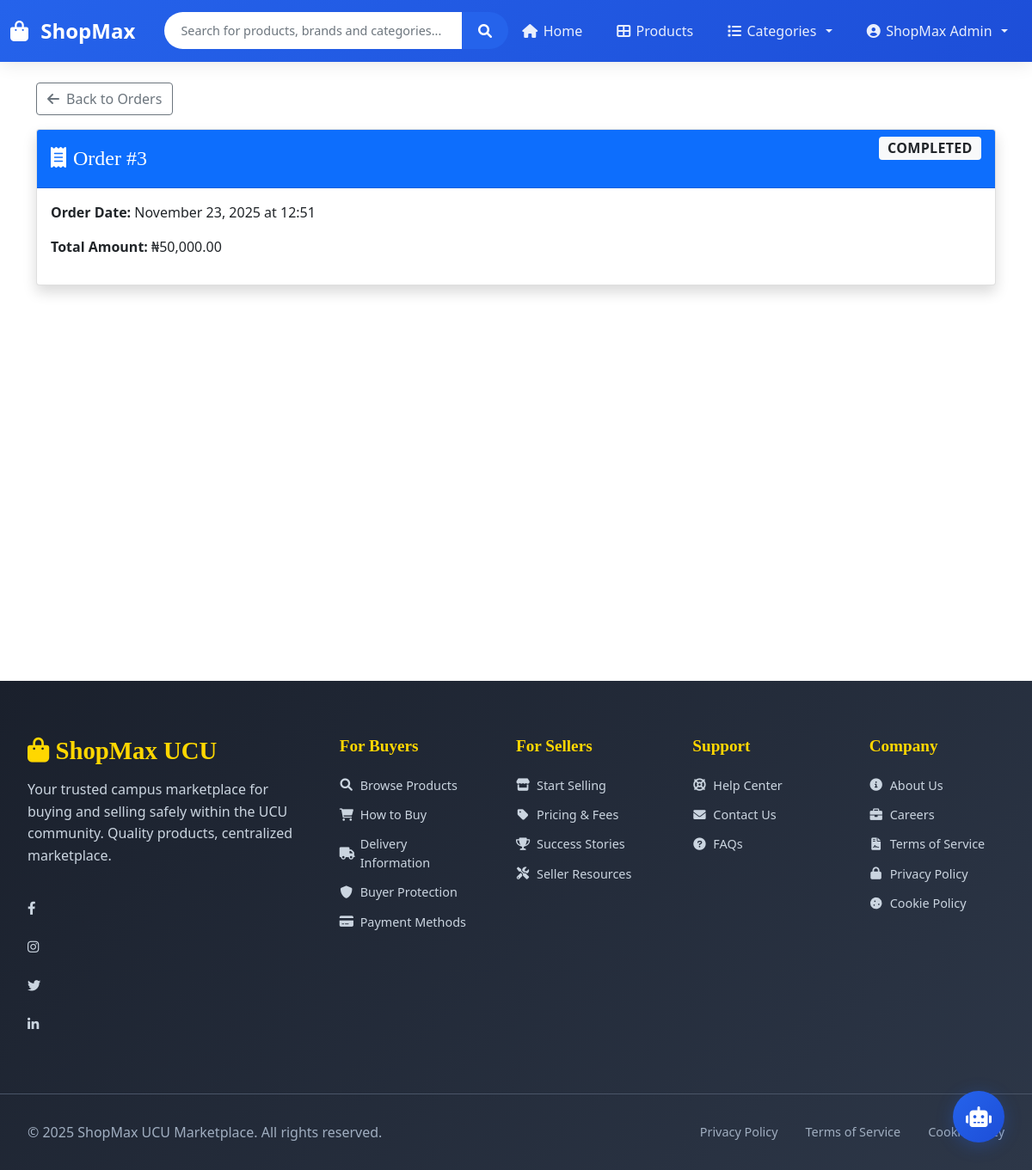
/order/3 (signed in), run on the app's committed database.
### app.py (models this page shows)
class User(db.Model):
    __tablename__ = 'users'
    id = db.Column(db.Integer, primary_key=True)
    fullname = db.Column(db.String(100), nullable=False)
    email = db.Column(db.String(100), unique=True, nullable=False)
    phone = db.Column(db.String(20), nullable=True)
    location = db.Column(db.String(100), nullable=True)
    password = db.Column(db.String(200), nullable=True)
    user_type = db.Column(db.String(20), nullable=False)  # buyer, seller, admin
    delivery_address = db.Column(db.Text)
    business_name = db.Column(db.String(100))
    business_address = db.Column(db.Text)
    nin = db.Column(db.String(50))
    subscription_tier = db.Column(db.String(20), default='basic')
    subscription_expiry = db.Column(db.DateTime)
    created_at = db.Column(db.DateTime, default=datetime.utcnow)
    updated_at = db.Column(db.DateTime, default=datetime.utcnow, onupdate=datetime.utcnow)
    business_type = db.Column(db.String(50))
    business_description = db.Column(db.Text)
    business_phone = db.Column(db.String(20))
    business_email = db.Column(db.String(100))
    products = db.relationship('Product', backref='seller', lazy=True)
    orders = db.relationship('Order', backref='user', lazy=True)
    order_items = db.relationship('OrderItem', backref='seller', lazy=True)
    wishlists = db.relationship('Wishlist', backref='user', lazy=True)
    carts = db.relationship('Cart', backref='user', lazy=True)
    reviews = db.relationship('Review', backref='user', lazy=True)

class Order(db.Model):
    __tablename__ = 'orders'
    id = db.Column(db.Integer, primary_key=True)
    total_amount = db.Column(db.Float, nullable=False)
    status = db.Column(db.String(20), default='pending')
    delivery_address = db.Column(db.Text)
    payment_method = db.Column(db.String(50))
    payment_status = db.Column(db.String(20), default='pending')
    user_id = db.Column(db.Integer, db.ForeignKey('users.id'), nullable=False)
    created_at = db.Column(db.DateTime, default=datetime.utcnow)
    updated_at = db.Column(db.DateTime, default=datetime.utcnow, onupdate=datetime.utcnow)
    tracking_number = db.Column(db.String(100), unique=True)
    estimated_delivery = db.Column(db.DateTime)
    actual_delivery = db.Column(db.DateTime)
    order_items = db.relationship('OrderItem', backref='order', lazy=True)

### app.py (the view, shortened to what this page needs)
@app.route('/order/<int:order_id>')
@login_required
def order_details(order_id):
    user = get_current_user()
    order = Order.query.get_or_404(order_id)
    if user.user_type == 'buyer' and order.user_id != user.id:
        flash('You can only view your own orders.', 'danger')
        return redirect(url_for('user_orders'))
    order_items = OrderItem.query.filter_by(order_id=order_id).all()
    tracking_updates = OrderTracking.query.filter_by(order_id=order_id).order_by(OrderTracking.created_at).all()
    delivery_assignment = DeliveryAssignment.query.filter_by(order_id=order_id).first()
    delivery_confirmation = DeliveryConfirmation.query.filter_by(order_id=order_id).first()
    return render_template('order_details.html',
                         order=order,
                         order_items=order_items,
                         tracking_updates=tracking_updates,
                         delivery_assignment=delivery_assignment,
                         delivery_confirmation=delivery_confirmation,
                         user=user)

### templates/order_details.html (shortened to what this page needs)
{% extends "base.html" %}
{% block content %}
<div class="container mt-4">
    <div class="row">
        <div class="col-12">
            <a href="{{ url_for('user_orders') }}" class="btn btn-outline-secondary mb-3">
                <i class="fas fa-arrow-left me-2"></i>Back to Orders
            </a>
            <div class="card shadow mb-4">
                <div class="card-header bg-primary text-white">
                    <div class="row align-items-center">
                        <div class="col-md-6">
                            <h4 class="mb-0">
                                <i class="fas fa-receipt me-2"></i>Order #{{ order.id }}
                            </h4>
                        </div>
                        <div class="col-md-6 text-md-end">
                            <span class="badge bg-light text-dark fs-6">{{ order.status|title }}</span>
                        </div>
                    </div>
                </div>
                <div class="card-body">
                    <div class="row">
                        <div class="col-md-6">
                            <p><strong>Order Date:</strong> {{ order.created_at.strftime('%B %d, %Y at %H:%M') }}</p>
                            <p><strong>Total Amount:</strong> ₦{{ "{:,.2f}".format(order.total_amount) }}</p>
                        </div>
                        <div class="col-md-6">
                        </div>
                    </div>
                </div>
            </div>
        </div>
    </div>
</div>
{% endblock %}

### templates/base.html (shortened to what this page needs)
<!DOCTYPE html>
<html lang="en">
<head>
    <link rel="stylesheet" href="{{ url_for('static', filename='css/style.css') }}">
    <link href="https://cdn.jsdelivr.net/npm/bootstrap@5.1.3/dist/css/bootstrap.min.css" rel="stylesheet">
    <link href="https://cdnjs.cloudflare.com/ajax/libs/font-awesome/6.0.0/css/all.min.css" rel="stylesheet">
    <link href="https://cdn.datatables.net/1.11.5/css/dataTables.bootstrap5.min.css" rel="stylesheet">
</head>
<body>
        <nav class="navbar navbar-expand-lg navbar-light modern-nav">
        <div class="container-fluid">
            <a class="navbar-brand" href="{{ url_for('home') }}">
                <i class="fas fa-shopping-bag"></i>
                ShopMax
            </a>
            <div class="collapse navbar-collapse" id="navbarContent">
                <div class="nav-search mx-lg-auto my-2 my-lg-0">
                    <form class="search-form d-flex" action="{{ url_for('products') }}" method="GET">
                        <input type="text" name="q" class="search-input form-control" placeholder="Search for products, brands and categories...">
                        <button type="submit" class="search-btn btn btn-primary">
                            <i class="fas fa-search"></i>
                        </button>
                    </form>
                </div>
                <ul class="navbar-nav ms-auto mb-2 mb-lg-0">
                    <li class="nav-item">
                        <a href="{{ url_for('home') }}" class="nav-link {% if request.endpoint == 'home' %}active{% endif %}">
                            <i class="fas fa-home"></i>
                            Home
                        </a>
                    </li>
                    <li class="nav-item">
                        <a href="{{ url_for('products') }}" class="nav-link {% if request.endpoint == 'products' %}active{% endif %}">
                            <i class="fas fa-th-large"></i>
                            Products
                        </a>
                    </li>
                    <li class="nav-item dropdown">
                        <a class="nav-link dropdown-toggle" href="#" id="categoriesDropdown" role="button" data-bs-toggle="dropdown">
                            <i class="fas fa-list"></i>
                            Categories
                        </a>
                    </li>
                    <li class="nav-item dropdown">
                        {% if session.user_id %}
                            <a class="nav-link dropdown-toggle" href="#" id="userDropdown" role="button" data-bs-toggle="dropdown">
                                <i class="fas fa-user-circle"></i>
                                {{ session.user_name }}
                            </a>
                        {% endif %}
                    </li>
                </ul>
            </div>
        </div>
    </nav>
    <div class="main-content">
        {% block content %}{% endblock %}
    </div>
    <footer class="modern-footer">
        <div class="footer-container">
            <div class="footer-section">
                <div class="footer-logo">
                    <h3><i class="fas fa-shopping-bag"></i> ShopMax UCU</h3>
                    <p>Your trusted campus marketplace for buying and selling safely within the UCU community. Quality products, centralized marketplace.</p>
                </div>
                <div class="social-links">
                    <a href="#" class="social-link" title="Facebook">
                        <i class="fab fa-facebook-f"></i>
                    </a>
                    <a href="#" class="social-link" title="Instagram">
                        <i class="fab fa-instagram"></i>
                    </a>
                    <a href="#" class="social-link" title="Twitter">
                        <i class="fab fa-twitter"></i>
                    </a>
                    <a href="#" class="social-link" title="LinkedIn">
                        <i class="fab fa-linkedin-in"></i>
                    </a>
                </div>
            </div>
            <div class="footer-section">
                <h4>For Buyers</h4>
                <ul>
                    <li><a href="{{ url_for('products') }}"><i class="fas fa-search"></i> Browse Products</a></li>
                    <li><a href="{{ url_for('how_to_buy') }}"><i class="fas fa-shopping-cart"></i> How to Buy</a></li>
                    <li><a href="{{ url_for('delivery_info') }}"><i class="fas fa-truck"></i> Delivery Information</a></li>
                    <li><a href="{{ url_for('under_construction') }}" title="Coming soon"><i class="fas fa-shield-alt"></i> Buyer Protection</a></li>
                    <li><a href="{{ url_for('payment_methods') }}"><i class="fas fa-credit-card"></i> Payment Methods</a></li>
                </ul>
            </div>
            <div class="footer-section">
                <h4>For Sellers</h4>
                <ul>
                    <li><a href="{{ url_for('register_seller') }}"><i class="fas fa-store"></i> Start Selling</a></li>
                    <li><a href="{{ url_for('under_construction') }}" title="Coming soon"><i class="fas fa-tag"></i> Pricing & Fees</a></li>
                    <li><a href="{{ url_for('success_stories') }}"><i class="fas fa-trophy"></i> Success Stories</a></li>
                    <li><a href="{{ url_for('under_construction') }}" title="Coming soon"><i class="fas fa-tools"></i> Seller Resources</a></li>
                </ul>
            </div>
            <div class="footer-section">
                <h4>Support</h4>
                <ul>
                    <li><a href="{{ url_for('help_center') }}"><i class="fas fa-life-ring"></i> Help Center</a></li>
                    <li><a href="{{ url_for('contact_us') }}"><i class="fas fa-envelope"></i> Contact Us</a></li>
                    <li><a href="{{ url_for('faqs') }}"><i class="fas fa-question-circle"></i> FAQs</a></li>
                </ul>
            </div>
            <div class="footer-section">
                <h4>Company</h4>
                <ul>
                    <li><a href="{{ url_for('about_us') }}"><i class="fas fa-info-circle"></i> About Us</a></li>
                    <li><a href="{{ url_for('careers') }}"><i class="fas fa-briefcase"></i> Careers</a></li>
                    <li><a href="{{ url_for('terms_of_service') }}"><i class="fas fa-file-contract"></i> Terms of Service</a></li>
                    <li><a href="{{ url_for('privacy_policy') }}"><i class="fas fa-lock"></i> Privacy Policy</a></li>
                    <li><a href="{{ url_for('cookie_policy') }}"><i class="fas fa-cookie"></i> Cookie Policy</a></li>
                </ul>
            </div>
        </div>
        <div class="footer-bottom">
            <div class="footer-bottom-content">
                <p>&copy; 2025 ShopMax UCU Marketplace. All rights reserved.</p>
                <div class="footer-legal">
                    <a href="{{ url_for('privacy_policy') }}">Privacy Policy</a>
                    <a href="{{ url_for('terms_of_service') }}">Terms of Service</a>
                    <a href="{{ url_for('cookie_policy') }}">Cookie Policy</a>
                </div>
            </div>
        </div>
    </footer>
    <div class="chatbot-container">
        <button class="chatbot-toggle" id="chatbotToggle">
            <i class="fas fa-robot"></i>
        </button>
    </div>
</body>
</html>

### data on the page
User: user_name "ShopMax Admin"
Order: id "3", status "COMPLETED", created_at "November 23, 2025 at 12:51", total_amount "50,000.00"
